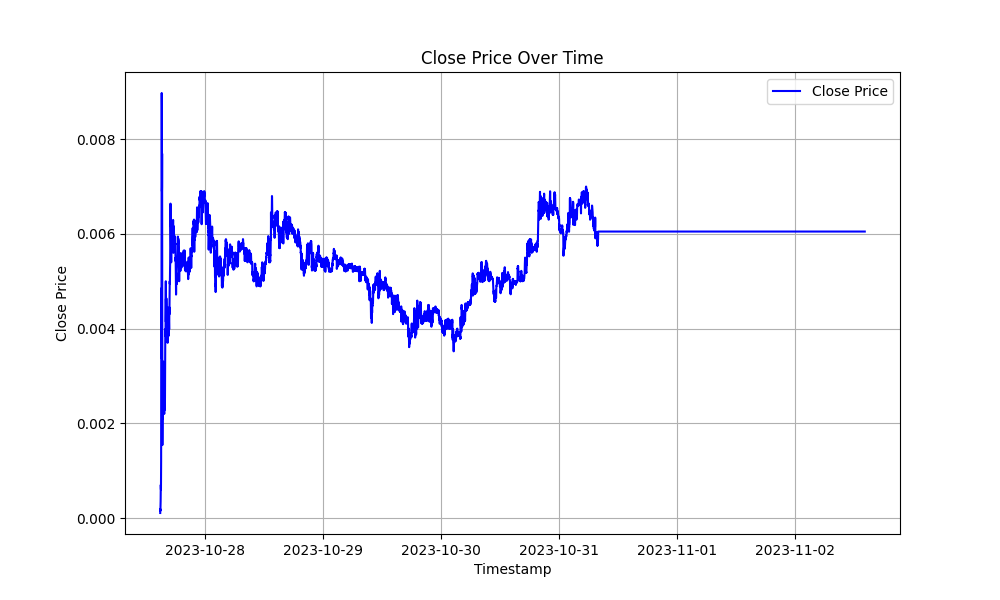

The Python source for this figure:
import pandas as pd
import matplotlib.pyplot as plt

data = pd.read_csv('sorted_bitget_candlestick_data.csv')
timestamp = data['Timestamp']
close = data['Close']
timestamp = pd.to_datetime(timestamp, unit='ms')

plt.figure(figsize=(10, 6))
plt.plot(timestamp, close, label='Close Price', color='blue')
plt.title('Close Price Over Time')
plt.xlabel('Timestamp')
plt.ylabel('Close Price')
plt.legend()
plt.grid(True)
plt.savefig('step_2_ohlc_chart.png')
plt.show()
